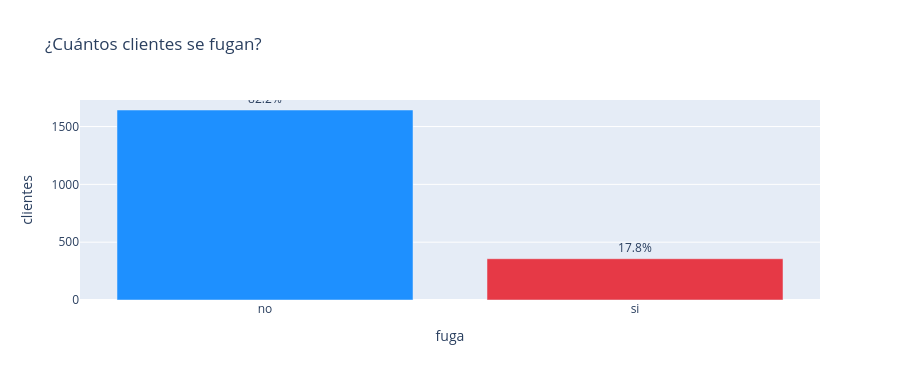

Notebook cell for this chart:
### Markdown cell above
<!-- migracion-modular: api-nuevas -->
## APIs de pandas que se incorporan

- `drop` excluye columnas elegidas; `get_dummies` transforma categorías en indicadores 0/1.
- `map` recodifica valores con una tabla explícita y `value_counts` cuenta las categorías observadas.

### Code cell
conteo = df['fuga'].value_counts().rename_axis('fuga').reset_index(name='clientes')
conteo['porcentaje'] = (conteo['clientes'] / len(df) * 100).round(1)

fig = px.bar(conteo, x='fuga', y='clientes', color='fuga', text='porcentaje',
             color_discrete_map={'no': '#1E90FF', 'si': '#e63946'},
             title='¿Cuántos clientes se fugan?')
fig.update_traces(texttemplate='%{text}%', textposition='outside')
fig.update_layout(showlegend=False, height=380)
fig.show()

print('Proporción de fuga:')
print((df['fuga'].value_counts(normalize=True) * 100).round(1))

### Figure 1 — Plotly figure (JSON) as saved in the notebook; plotly's stock layout.template omitted (floating-point values rounded to 4 significant figures)
{"data": [{"hovertemplate": "fuga=%{x}<br>clientes=%{y}<br>porcentaje=%{text}<extra></extra>", "legendgroup": "no", "marker": {"color": "#1E90FF", "pattern": {"shape": ""}}, "name": "no", "orientation": "v", "showlegend": true, "text": [82.2], "textposition": "outside", "texttemplate": "%{text}%", "type": "bar", "x": ["no"], "xaxis": "x", "y": [1643], "yaxis": "y"}, {"hovertemplate": "fuga=%{x}<br>clientes=%{y}<br>porcentaje=%{text}<extra></extra>", "legendgroup": "si", "marker": {"color": "#e63946", "pattern": {"shape": ""}}, "name": "si", "orientation": "v", "showlegend": true, "text": [17.8], "textposition": "outside", "texttemplate": "%{text}%", "type": "bar", "x": ["si"], "xaxis": "x", "y": [357], "yaxis": "y"}], "layout": {"barmode": "relative", "height": 380, "legend": {"title": {"text": "fuga"}, "tracegroupgap": 0}, "showlegend": false, "title": {"text": "¿Cuántos clientes se fugan?"}, "xaxis": {"anchor": "y", "categoryarray": ["no", "si"], "categoryorder": "array", "domain": [0.0, 1.0], "title": {"text": "fuga"}}, "yaxis": {"anchor": "x", "domain": [0.0, 1.0], "title": {"text": "clientes"}}}}
